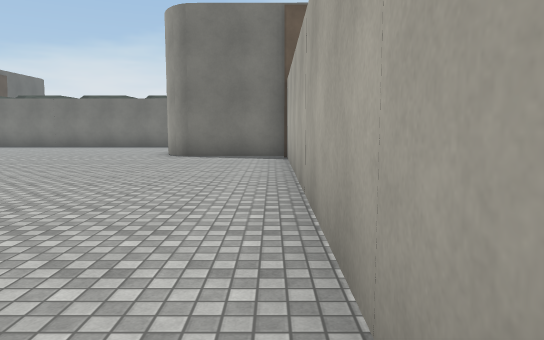
[1] (above)

16 first-person views from a walk through a scene from a Unity 3-D project. The camera is 1.5 m above the floor, tilts 6° down and sees 70° across. The floor is counted in squares, 2 m on a side. Each view is taken from the middle of a square. On the plan, view 1 faces up. The plan holds only what a view shows up to about 12 squares ahead; the rest is blank. The place goes on beyond the plan. Some animated figures are not drawn. Surface patterns are stand-ins for the level's own textures.

[2]
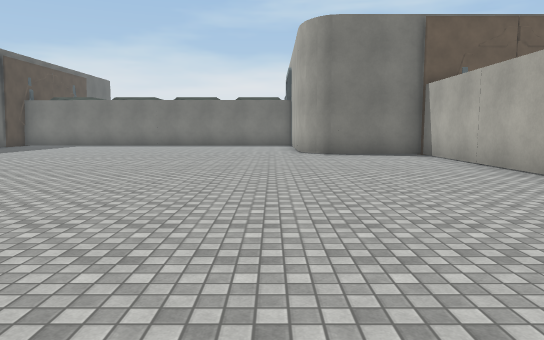

[3]
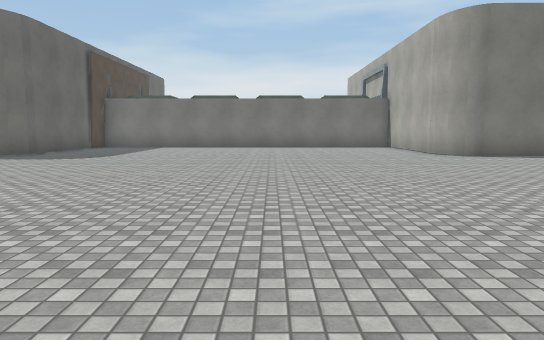

[4]
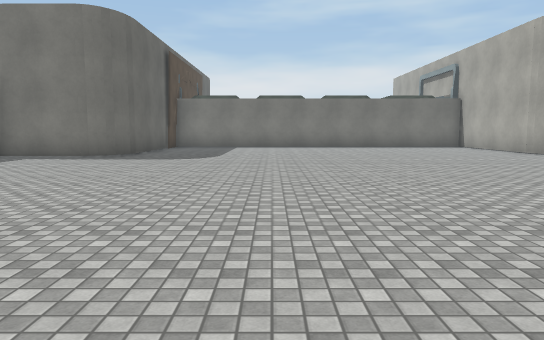

[5]
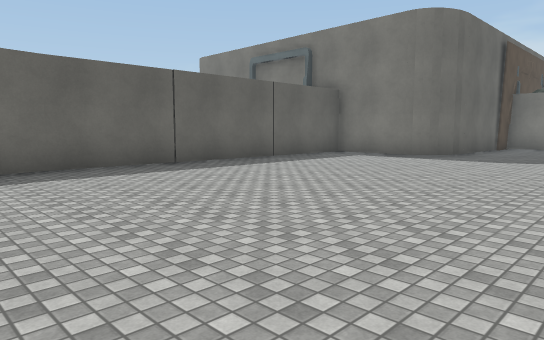

[6]
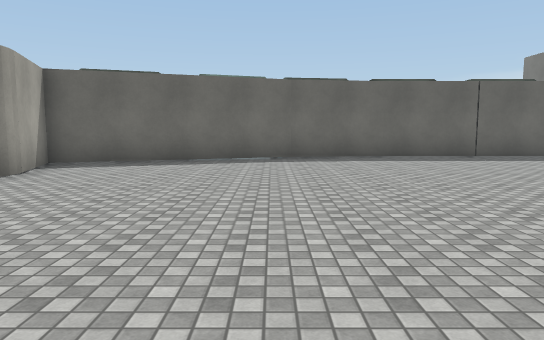

[7]
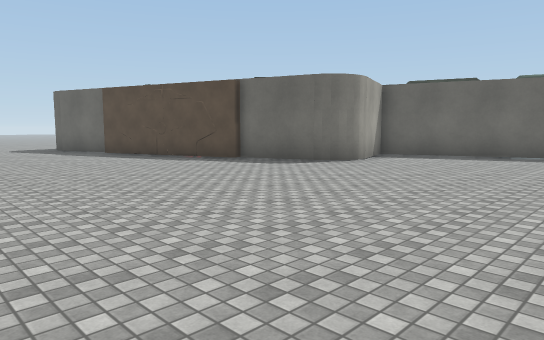

[8]
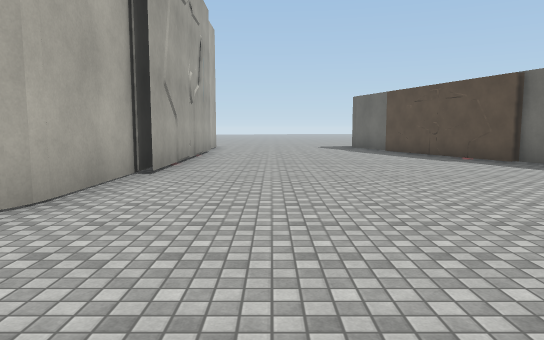

[9]
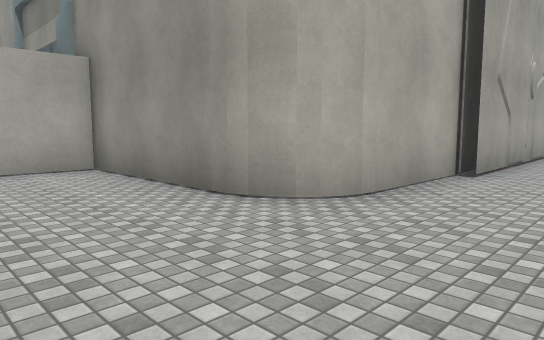

[10]
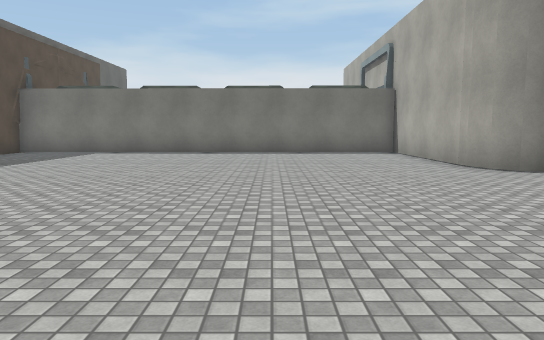

[11]
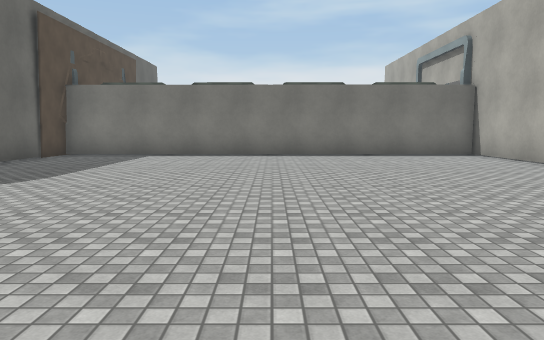

[12]
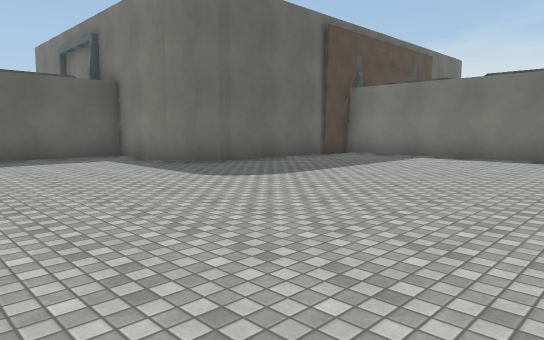

[13]
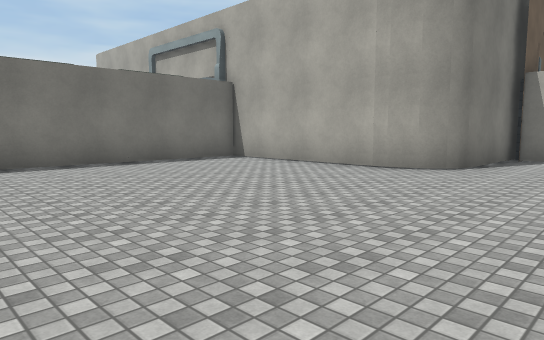

[14]
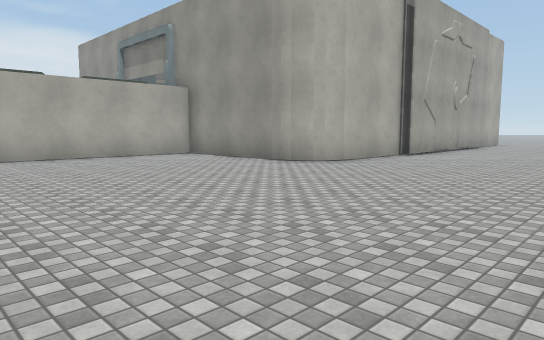

[15]
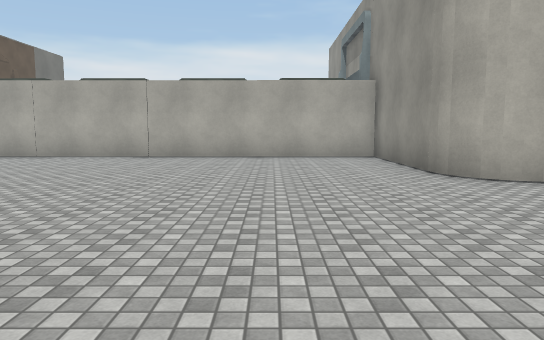

[16]
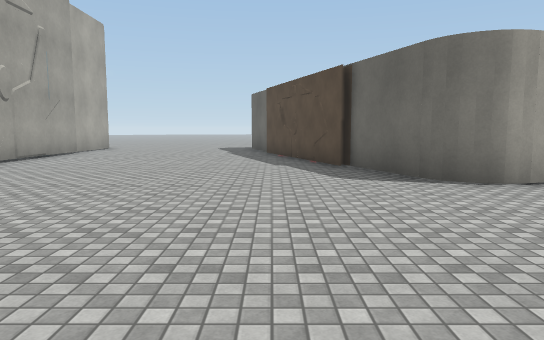

### Floor plan
Points are (right, up) in squares from view 1. A wall is a line through its corners. A room is listed if a view was taken in it or the views show most of it. See-through windows are left out.
Room 1 (views 1, 2, 3, 4, 5, 6, 7, 8, 9, 10, 11, 12, 13, 14, 15, 16)
walls: (-3.3, -1.7) (0.3, -1.7) (0.4, 9.5); (-3.1, 11.7) (-3.1, 16.4) (-4.1, 16.4); (-16.2, 10.6) (-18.5, 10.6) (-18.5, 8.4); (-18.5, 1.6) (-18.2, -0.5) (-16.4, -5.8) (-14.4, -5.2); (-18.5, 6.5) (-18.5, 2.4); (-15.1, 11.9) (-15.2, 11.4); (-13.2, -5.8) (-12.4, -8.2); (-4.7, -6.3) (-4.7, -3); (1.1, 10.5) (-2.2, 10.5); (-12.4, -7.6) (-11.4, -10.6); (-12.3, -8.2) (-11.8, -8.7); (-15.1, 15.3) (-15.1, 11.7) (-15.3, 11.1); (-5, -10.5) (-5, -5.4)
objects: other object (-15, 16); other object (1, 10)

Where each view was taken, in squares from view 1:
view 1: 0 up, 0 right, facing up
view 2: 1 down, 4 left, facing up
view 3: 0 up, 8 left, facing up
view 4: 0 up, 11 left, facing up
view 5: 0 up, 11 left, facing up-left
view 6: 1 down, 8 left, facing left
view 7: 0 up, 6 left, facing down-left
view 8: 1 up, 7 left, facing down
view 9: 1 up, 7 left, facing down-right
view 10: 4 up, 7 left, facing up
view 11: 5 up, 9 left, facing up
view 12: 6 up, 8 left, facing up-left
view 13: 8 up, 10 left, facing up-right
view 14: 5 up, 10 left, facing down-right
view 15: 1 up, 10 left, facing right
view 16: 0 up, 11 left, facing down
